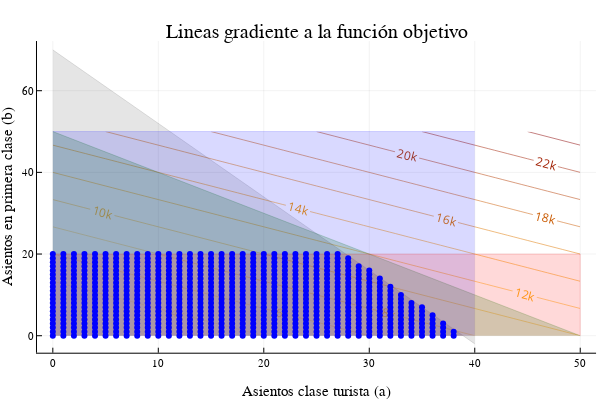

Notebook code for this chart:
### Code cell
contour(a,b,(a,b)->P(a,b),nlevels=20, c=:heat, linewidth=10, colorbar = false, contour_labels = true)
areaplot!(a, (50 .- a), legend=false, opacity=0.2, color=:green)
areaplot!(a[a.<=40], (70 .- 1.8*a[a.<=40]), legend=false, opacity=0.1, color=:black)

areaplot!(a[a.<=40], repeat([maximum(b)],length(a[a.<=40])), c=:blue, legend=false, opacity=0.15)
areaplot!([0, 50, 50], [20, 20, 0], c=:red, legend=false, opacity=0.15)


for a1 in 0:38
    bmax = min(20,  floor(Int, 70 - 1.8*a1))
    scatter!([repeat([a1], bmax+1)],[0:bmax], markerstrokewidth=0,markersize=3, markercolor="blue")
end



xaxis!("Asientos clase turista (a)")
yaxis!("Asientos en primera clase (b)")
title!("Lineas gradiente a la función objetivo")

### Figure 1 — Plotly figure (JSON) as saved in the notebook; plotly's stock layout.template omitted (floating-point values rounded to 4 significant figures)
{"data": [{"colorbar": {"title": ""}, "colorscale": [[0, "rgba(255, 255, 224, 1.000)"], [0.5, "rgba(255, 165, 0, 1.000)"], [1, "rgba(139, 0, 0, 1.000)"]], "contours": {"coloring": "lines", "showlabels": true}, "hoverinfo": "none", "name": "y1", "ncontours": 22, "showlegend": false, "showscale": false, "type": "contour", "x": [0, 5, 10, 15, 20, 25, 30, 35, 40, 45, 50], "xaxis": "x", "y": [0, 5, 10, 15, 20, 25, 30, 35, 40, 45, 50], "yaxis": "y", "z": [[0, 1000, 2000, 3000, 4000, 5000, 6000, 7000, 8000, 9000, 10000], [1500, 2500, 3500, 4500, 5500, 6500, 7500, 8500, 9500, 10500, 11500], [3000, 4000, 5000, 6000, 7000, 8000, 9000, 10000, 11000, 12000, 13000], [4500, 5500, 6500, 7500, 8500, 9500, 10500, 11500, 12500, 13500, 14500], [6000, 7000, 8000, 9000, 10000, 11000, 12000, 13000, 14000, 15000, 16000], [7500, 8500, 9500, 10500, 11500, 12500, 13500, 14500, 15500, 16500, 17500], [9000, 10000, 11000, 12000, 13000, 14000, 15000, 16000, 17000, 18000, 19000], [10500, 11500, 12500, 13500, 14500, 15500, 16500, 17500, 18500, 19500, 20500], [12000, 13000, 14000, 15000, 16000, 17000, 18000, 19000, 20000, 21000, 22000], [13500, 14500, 15500, 16500, 17500, 18500, 19500, 20500, 21500, 22500, 23500], [15000, 16000, 17000, 18000, 19000, 20000, 21000, 22000, 23000, 24000, 25000]], "zmax": 25000, "zmin": 0}, {"colorbar": {"title": ""}, "fill": "tozeroy", "fillcolor": "rgba(0, 128, 0, 0.200)", "legendgroup": "y2", "line": {"color": "rgba(0, 128, 0, 0.200)", "dash": "solid", "shape": "linear", "width": 1}, "mode": "lines", "name": "y2", "showlegend": true, "type": "scatter", "x": [0, 5, 10, 15, 20, 25, 30, 35, 40, 45, 50], "xaxis": "x", "y": [50, 45, 40, 35, 30, 25, 20, 15, 10, 5, 0], "yaxis": "y", "zmax": 25000, "zmin": 0}, {"colorbar": {"title": ""}, "fill": "tozeroy", "fillcolor": "rgba(0, 0, 0, 0.100)", "legendgroup": "y3", "line": {"color": "rgba(0, 0, 0, 0.100)", "dash": "solid", "shape": "linear", "width": 1}, "mode": "lines", "name": "y3", "showlegend": true, "type": "scatter", "x": [0, 5, 10, 15, 20, 25, 30, 35, 40], "xaxis": "x", "y": [70, 61, 52, 43, 34, 25, 16, 7, -2], "yaxis": "y", "zmax": 25000, "zmin": 0}, {"colorbar": {"title": ""}, "fill": "tozeroy", "fillcolor": "rgba(0, 0, 255, 0.150)", "legendgroup": "y4", "line": {"color": "rgba(0, 0, 255, 0.150)", "dash": "solid", "shape": "linear", "width": 1}, "mode": "lines", "name": "y4", "showlegend": true, "type": "scatter", "x": [0, 5, 10, 15, 20, 25, 30, 35, 40], "xaxis": "x", "y": [50, 50, 50, 50, 50, 50, 50, 50, 50], "yaxis": "y", "zmax": 25000, "zmin": 0}, {"colorbar": {"title": ""}, "fill": "tozeroy", "fillcolor": "rgba(255, 0, 0, 0.150)", "legendgroup": "y5", "line": {"color": "rgba(255, 0, 0, 0.150)", "dash": "solid", "shape": "linear", "width": 1}, "mode": "lines", "name": "y5", "showlegend": true, "type": "scatter", "x": [0, 50, 50], "xaxis": "x", "y": [20, 20, 0], "yaxis": "y", "zmax": 25000, "zmin": 0}, {"colorbar": {"title": ""}, "legendgroup": "y6", "marker": {"color": "rgba(0, 0, 255, 1.000)", "line": {"color": "rgba(0, 0, 0, 1.000)", "width": 0}, "size": 6, "symbol": "circle"}, "mode": "markers", "name": "y6", "showlegend": true, "type": "scatter", "x": [0, 0, 0, 0, 0, 0, 0, 0, 0, 0, 0, 0, 0, 0, 0, 0, 0, 0, 0, 0, 0], "xaxis": "x", "y": [0, 1, 2, 3, 4, 5, 6, 7, 8, 9, 10, 11, 12, 13, 14, 15, 16, 17, 18, 19, 20], "yaxis": "y", "zmax": 25000, "zmin": 0}, {"colorbar": {"title": ""}, "legendgroup": "y7", "marker": {"color": "rgba(0, 0, 255, 1.000)", "line": {"color": "rgba(0, 0, 0, 1.000)", "width": 0}, "size": 6, "symbol": "circle"}, "mode": "markers", "name": "y7", "showlegend": true, "type": "scatter", "x": [1, 1, 1, 1, 1, 1, 1, 1, 1, 1, 1, 1, 1, 1, 1, 1, 1, 1, 1, 1, 1], "xaxis": "x", "y": [0, 1, 2, 3, 4, 5, 6, 7, 8, 9, 10, 11, 12, 13, 14, 15, 16, 17, 18, 19, 20], "yaxis": "y", "zmax": 25000, "zmin": 0}, {"colorbar": {"title": ""}, "legendgroup": "y8", "marker": {"color": "rgba(0, 0, 255, 1.000)", "line": {"color": "rgba(0, 0, 0, 1.000)", "width": 0}, "size": 6, "symbol": "circle"}, "mode": "markers", "name": "y8", "showlegend": true, "type": "scatter", "x": [2, 2, 2, 2, 2, 2, 2, 2, 2, 2, 2, 2, 2, 2, 2, 2, 2, 2, 2, 2, 2], "xaxis": "x", "y": [0, 1, 2, 3, 4, 5, 6, 7, 8, 9, 10, 11, 12, 13, 14, 15, 16, 17, 18, 19, 20], "yaxis": "y", "zmax": 25000, "zmin": 0}, {"colorbar": {"title": ""}, "legendgroup": "y9", "marker": {"color": "rgba(0, 0, 255, 1.000)", "line": {"color": "rgba(0, 0, 0, 1.000)", "width": 0}, "size": 6, "symbol": "circle"}, "mode": "markers", "name": "y9", "showlegend": true, "type": "scatter", "x": [3, 3, 3, 3, 3, 3, 3, 3, 3, 3, 3, 3, 3, 3, 3, 3, 3, 3, 3, 3, 3], "xaxis": "x", "y": [0, 1, 2, 3, 4, 5, 6, 7, 8, 9, 10, 11, 12, 13, 14, 15, 16, 17, 18, 19, 20], "yaxis": "y", "zmax": 25000, "zmin": 0}, {"colorbar": {"title": ""}, "legendgroup": "y10", "marker": {"color": "rgba(0, 0, 255, 1.000)", "line": {"color": "rgba(0, 0, 0, 1.000)", "width": 0}, "size": 6, "symbol": "circle"}, "mode": "markers", "name": "y10", "showlegend": true, "type": "scatter", "x": [4, 4, 4, 4, 4, 4, 4, 4, 4, 4, 4, 4, 4, 4, 4, 4, 4, 4, 4, 4, 4], "xaxis": "x", "y": [0, 1, 2, 3, 4, 5, 6, 7, 8, 9, 10, 11, 12, 13, 14, 15, 16, 17, 18, 19, 20], "yaxis": "y", "zmax": 25000, "zmin": 0}, {"colorbar": {"title": ""}, "legendgroup": "y11", "marker": {"color": "rgba(0, 0, 255, 1.000)", "line": {"color": "rgba(0, 0, 0, 1.000)", "width": 0}, "size": 6, "symbol": "circle"}, "mode": "markers", "name": "y11", "showlegend": true, "type": "scatter", "x": [5, 5, 5, 5, 5, 5, 5, 5, 5, 5, 5, 5, 5, 5, 5, 5, 5, 5, 5, 5, 5], "xaxis": "x", "y": [0, 1, 2, 3, 4, 5, 6, 7, 8, 9, 10, 11, 12, 13, 14, 15, 16, 17, 18, 19, 20], "yaxis": "y", "zmax": 25000, "zmin": 0}, {"colorbar": {"title": ""}, "legendgroup": "y12", "marker": {"color": "rgba(0, 0, 255, 1.000)", "line": {"color": "rgba(0, 0, 0, 1.000)", "width": 0}, "size": 6, "symbol": "circle"}, "mode": "markers", "name": "y12", "showlegend": true, "type": "scatter", "x": [6, 6, 6, 6, 6, 6, 6, 6, 6, 6, 6, 6, 6, 6, 6, 6, 6, 6, 6, 6, 6], "xaxis": "x", "y": [0, 1, 2, 3, 4, 5, 6, 7, 8, 9, 10, 11, 12, 13, 14, 15, 16, 17, 18, 19, 20], "yaxis": "y", "zmax": 25000, "zmin": 0}, {"colorbar": {"title": ""}, "legendgroup": "y13", "marker": {"color": "rgba(0, 0, 255, 1.000)", "line": {"color": "rgba(0, 0, 0, 1.000)", "width": 0}, "size": 6, "symbol": "circle"}, "mode": "markers", "name": "y13", "showlegend": true, "type": "scatter", "x": [7, 7, 7, 7, 7, 7, 7, 7, 7, 7, 7, 7, 7, 7, 7, 7, 7, 7, 7, 7, 7], "xaxis": "x", "y": [0, 1, 2, 3, 4, 5, 6, 7, 8, 9, 10, 11, 12, 13, 14, 15, 16, 17, 18, 19, 20], "yaxis": "y", "zmax": 25000, "zmin": 0}, {"colorbar": {"title": ""}, "legendgroup": "y14", "marker": {"color": "rgba(0, 0, 255, 1.000)", "line": {"color": "rgba(0, 0, 0, 1.000)", "width": 0}, "size": 6, "symbol": "circle"}, "mode": "markers", "name": "y14", "showlegend": true, "type": "scatter", "x": [8, 8, 8, 8, 8, 8, 8, 8, 8, 8, 8, 8, 8, 8, 8, 8, 8, 8, 8, 8, 8], "xaxis": "x", "y": [0, 1, 2, 3, 4, 5, 6, 7, 8, 9, 10, 11, 12, 13, 14, 15, 16, 17, 18, 19, 20], "yaxis": "y", "zmax": 25000, "zmin": 0}, {"colorbar": {"title": ""}, "legendgroup": "y15", "marker": {"color": "rgba(0, 0, 255, 1.000)", "line": {"color": "rgba(0, 0, 0, 1.000)", "width": 0}, "size": 6, "symbol": "circle"}, "mode": "markers", "name": "y15", "showlegend": true, "type": "scatter", "x": [9, 9, 9, 9, 9, 9, 9, 9, 9, 9, 9, 9, 9, 9, 9, 9, 9, 9, 9, 9, 9], "xaxis": "x", "y": [0, 1, 2, 3, 4, 5, 6, 7, 8, 9, 10, 11, 12, 13, 14, 15, 16, 17, 18, 19, 20], "yaxis": "y", "zmax": 25000, "zmin": 0}, {"colorbar": {"title": ""}, "legendgroup": "y16", "marker": {"color": "rgba(0, 0, 255, 1.000)", "line": {"color": "rgba(0, 0, 0, 1.000)", "width": 0}, "size": 6, "symbol": "circle"}, "mode": "markers", "name": "y16", "showlegend": true, "type": "scatter", "x": [10, 10, 10, 10, 10, 10, 10, 10, 10, 10, 10, 10, 10, 10, 10, 10, 10, 10, 10, 10, 10], "xaxis": "x", "y": [0, 1, 2, 3, 4, 5, 6, 7, 8, 9, 10, 11, 12, 13, 14, 15, 16, 17, 18, 19, 20], "yaxis": "y", "zmax": 25000, "zmin": 0}, {"colorbar": {"title": ""}, "legendgroup": "y17", "marker": {"color": "rgba(0, 0, 255, 1.000)", "line": {"color": "rgba(0, 0, 0, 1.000)", "width": 0}, "size": 6, "symbol": "circle"}, "mode": "markers", "name": "y17", "showlegend": true, "type": "scatter", "x": [11, 11, 11, 11, 11, 11, 11, 11, 11, 11, 11, 11, 11, 11, 11, 11, 11, 11, 11, 11, 11], "xaxis": "x", "y": [0, 1, 2, 3, 4, 5, 6, 7, 8, 9, 10, 11, 12, 13, 14, 15, 16, 17, 18, 19, 20], "yaxis": "y", "zmax": 25000, "zmin": 0}, {"colorbar": {"title": ""}, "legendgroup": "y18", "marker": {"color": "rgba(0, 0, 255, 1.000)", "line": {"color": "rgba(0, 0, 0, 1.000)", "width": 0}, "size": 6, "symbol": "circle"}, "mode": "markers", "name": "y18", "showlegend": true, "type": "scatter", "x": [12, 12, 12, 12, 12, 12, 12, 12, 12, 12, 12, 12, 12, 12, 12, 12, 12, 12, 12, 12, 12], "xaxis": "x", "y": [0, 1, 2, 3, 4, 5, 6, 7, 8, 9, 10, 11, 12, 13, 14, 15, 16, 17, 18, 19, 20], "yaxis": "y", "zmax": 25000, "zmin": 0}, {"colorbar": {"title": ""}, "legendgroup": "y19", "marker": {"color": "rgba(0, 0, 255, 1.000)", "line": {"color": "rgba(0, 0, 0, 1.000)", "width": 0}, "size": 6, "symbol": "circle"}, "mode": "markers", "name": "y19", "showlegend": true, "type": "scatter", "x": [13, 13, 13, 13, 13, 13, 13, 13, 13, 13, 13, 13, 13, 13, 13, 13, 13, 13, 13, 13, 13], "xaxis": "x", "y": [0, 1, 2, 3, 4, 5, 6, 7, 8, 9, 10, 11, 12, 13, 14, 15, 16, 17, 18, 19, 20], "yaxis": "y", "zmax": 25000, "zmin": 0}, {"colorbar": {"title": ""}, "legendgroup": "y20", "marker": {"color": "rgba(0, 0, 255, 1.000)", "line": {"color": "rgba(0, 0, 0, 1.000)", "width": 0}, "size": 6, "symbol": "circle"}, "mode": "markers", "name": "y20", "showlegend": true, "type": "scatter", "x": [14, 14, 14, 14, 14, 14, 14, 14, 14, 14, 14, 14, 14, 14, 14, 14, 14, 14, 14, 14, 14], "xaxis": "x", "y": [0, 1, 2, 3, 4, 5, 6, 7, 8, 9, 10, 11, 12, 13, 14, 15, 16, 17, 18, 19, 20], "yaxis": "y", "zmax": 25000, "zmin": 0}, {"colorbar": {"title": ""}, "legendgroup": "y21", "marker": {"color": "rgba(0, 0, 255, 1.000)", "line": {"color": "rgba(0, 0, 0, 1.000)", "width": 0}, "size": 6, "symbol": "circle"}, "mode": "markers", "name": "y21", "showlegend": true, "type": "scatter", "x": [15, 15, 15, 15, 15, 15, 15, 15, 15, 15, 15, 15, 15, 15, 15, 15, 15, 15, 15, 15, 15], "xaxis": "x", "y": [0, 1, 2, 3, 4, 5, 6, 7, 8, 9, 10, 11, 12, 13, 14, 15, 16, 17, 18, 19, 20], "yaxis": "y", "zmax": 25000, "zmin": 0}, {"colorbar": {"title": ""}, "legendgroup": "y22", "marker": {"color": "rgba(0, 0, 255, 1.000)", "line": {"color": "rgba(0, 0, 0, 1.000)", "width": 0}, "size": 6, "symbol": "circle"}, "mode": "markers", "name": "y22", "showlegend": true, "type": "scatter", "x": [16, 16, 16, 16, 16, 16, 16, 16, 16, 16, 16, 16, 16, 16, 16, 16, 16, 16, 16, 16, 16], "xaxis": "x", "y": [0, 1, 2, 3, 4, 5, 6, 7, 8, 9, 10, 11, 12, 13, 14, 15, 16, 17, 18, 19, 20], "yaxis": "y", "zmax": 25000, "zmin": 0}, {"colorbar": {"title": ""}, "legendgroup": "y23", "marker": {"color": "rgba(0, 0, 255, 1.000)", "line": {"color": "rgba(0, 0, 0, 1.000)", "width": 0}, "size": 6, "symbol": "circle"}, "mode": "markers", "name": "y23", "showlegend": true, "type": "scatter", "x": [17, 17, 17, 17, 17, 17, 17, 17, 17, 17, 17, 17, 17, 17, 17, 17, 17, 17, 17, 17, 17], "xaxis": "x", "y": [0, 1, 2, 3, 4, 5, 6, 7, 8, 9, 10, 11, 12, 13, 14, 15, 16, 17, 18, 19, 20], "yaxis": "y", "zmax": 25000, "zmin": 0}, {"colorbar": {"title": ""}, "legendgroup": "y24", "marker": {"color": "rgba(0, 0, 255, 1.000)", "line": {"color": "rgba(0, 0, 0, 1.000)", "width": 0}, "size": 6, "symbol": "circle"}, "mode": "markers", "name": "y24", "showlegend": true, "type": "scatter", "x": [18, 18, 18, 18, 18, 18, 18, 18, 18, 18, 18, 18, 18, 18, 18, 18, 18, 18, 18, 18, 18], "xaxis": "x", "y": [0, 1, 2, 3, 4, 5, 6, 7, 8, 9, 10, 11, 12, 13, 14, 15, 16, 17, 18, 19, 20], "yaxis": "y", "zmax": 25000, "zmin": 0}, {"colorbar": {"title": ""}, "legendgroup": "y25", "marker": {"color": "rgba(0, 0, 255, 1.000)", "line": {"color": "rgba(0, 0, 0, 1.000)", "width": 0}, "size": 6, "symbol": "circle"}, "mode": "markers", "name": "y25", "showlegend": true, "type": "scatter", "x": [19, 19, 19, 19, 19, 19, 19, 19, 19, 19, 19, 19, 19, 19, 19, 19, 19, 19, 19, 19, 19], "xaxis": "x", "y": [0, 1, 2, 3, 4, 5, 6, 7, 8, 9, 10, 11, 12, 13, 14, 15, 16, 17, 18, 19, 20], "yaxis": "y", "zmax": 25000, "zmin": 0}, {"colorbar": {"title": ""}, "legendgroup": "y26", "marker": {"color": "rgba(0, 0, 255, 1.000)", "line": {"color": "rgba(0, 0, 0, 1.000)", "width": 0}, "size": 6, "symbol": "circle"}, "mode": "markers", "name": "y26", "showlegend": true, "type": "scatter", "x": [20, 20, 20, 20, 20, 20, 20, 20, 20, 20, 20, 20, 20, 20, 20, 20, 20, 20, 20, 20, 20], "xaxis": "x", "y": [0, 1, 2, 3, 4, 5, 6, 7, 8, 9, 10, 11, 12, 13, 14, 15, 16, 17, 18, 19, 20], "yaxis": "y", "zmax": 25000, "zmin": 0}, {"colorbar": {"title": ""}, "legendgroup": "y27", "marker": {"color": "rgba(0, 0, 255, 1.000)", "line": {"color": "rgba(0, 0, 0, 1.000)", "width": 0}, "size": 6, "symbol": "circle"}, "mode": "markers", "name": "y27", "showlegend": true, "type": "scatter", "x": [21, 21, 21, 21, 21, 21, 21, 21, 21, 21, 21, 21, 21, 21, 21, 21, 21, 21, 21, 21, 21], "xaxis": "x", "y": [0, 1, 2, 3, 4, 5, 6, 7, 8, 9, 10, 11, 12, 13, 14, 15, 16, 17, 18, 19, 20], "yaxis": "y", "zmax": 25000, "zmin": 0}, {"colorbar": {"title": ""}, "legendgroup": "y28", "marker": {"color": "rgba(0, 0, 255, 1.000)", "line": {"color": "rgba(0, 0, 0, 1.000)", "width": 0}, "size": 6, "symbol": "circle"}, "mode": "markers", "name": "y28", "showlegend": true, "type": "scatter", "x": [22, 22, 22, 22, 22, 22, 22, 22, 22, 22, 22, 22, 22, 22, 22, 22, 22, 22, 22, 22, 22], "xaxis": "x", "y": [0, 1, 2, 3, 4, 5, 6, 7, 8, 9, 10, 11, 12, 13, 14, 15, 16, 17, 18, 19, 20], "yaxis": "y", "zmax": 25000, "zmin": 0}, {"colorbar": {"title": ""}, "legendgroup": "y29", "marker": {"color": "rgba(0, 0, 255, 1.000)", "line": {"color": "rgba(0, 0, 0, 1.000)", "width": 0}, "size": 6, "symbol": "circle"}, "mode": "markers", "name": "y29", "showlegend": true, "type": "scatter", "x": [23, 23, 23, 23, 23, 23, 23, 23, 23, 23, 23, 23, 23, 23, 23, 23, 23, 23, 23, 23, 23], "xaxis": "x", "y": [0, 1, 2, 3, 4, 5, 6, 7, 8, 9, 10, 11, 12, 13, 14, 15, 16, 17, 18, 19, 20], "yaxis": "y", "zmax": 25000, "zmin": 0}, {"colorbar": {"title": ""}, "legendgroup": "y30", "marker": {"color": "rgba(0, 0, 255, 1.000)", "line": {"color": "rgba(0, 0, 0, 1.000)", "width": 0}, "size": 6, "symbol": "circle"}, "mode": "markers", "name": "y30", "showlegend": true, "type": "scatter", "x": [24, 24, 24, 24, 24, 24, 24, 24, 24, 24, 24, 24, 24, 24, 24, 24, 24, 24, 24, 24, 24], "xaxis": "x", "y": [0, 1, 2, 3, 4, 5, 6, 7, 8, 9, 10, 11, 12, 13, 14, 15, 16, 17, 18, 19, 20], "yaxis": "y", "zmax": 25000, "zmin": 0}, {"colorbar": {"title": ""}, "legendgroup": "y31", "marker": {"color": "rgba(0, 0, 255, 1.000)", "line": {"color": "rgba(0, 0, 0, 1.000)", "width": 0}, "size": 6, "symbol": "circle"}, "mode": "markers", "name": "y31", "showlegend": true, "type": "scatter", "x": [25, 25, 25, 25, 25, 25, 25, 25, 25, 25, 25, 25, 25, 25, 25, 25, 25, 25, 25, 25, 25], "xaxis": "x", "y": [0, 1, 2, 3, 4, 5, 6, 7, 8, 9, 10, 11, 12, 13, 14, 15, 16, 17, 18, 19, 20], "yaxis": "y", "zmax": 25000, "zmin": 0}, {"colorbar": {"title": ""}, "legendgroup": "y32", "marker": {"color": "rgba(0, 0, 255, 1.000)", "line": {"color": "rgba(0, 0, 0, 1.000)", "width": 0}, "size": 6, "symbol": "circle"}, "mode": "markers", "name": "y32", "showlegend": true, "type": "scatter", "x": [26, 26, 26, 26, 26, 26, 26, 26, 26, 26, 26, 26, 26, 26, 26, 26, 26, 26, 26, 26, 26], "xaxis": "x", "y": [0, 1, 2, 3, 4, 5, 6, 7, 8, 9, 10, 11, 12, 13, 14, 15, 16, 17, 18, 19, 20], "yaxis": "y", "zmax": 25000, "zmin": 0}, {"colorbar": {"title": ""}, "legendgroup": "y33", "marker": {"color": "rgba(0, 0, 255, 1.000)", "line": {"color": "rgba(0, 0, 0, 1.000)", "width": 0}, "size": 6, "symbol": "circle"}, "mode": "markers", "name": "y33", "showlegend": true, "type": "scatter", "x": [27, 27, 27, 27, 27, 27, 27, 27, 27, 27, 27, 27, 27, 27, 27, 27, 27, 27, 27, 27, 27], "xaxis": "x", "y": [0, 1, 2, 3, 4, 5, 6, 7, 8, 9, 10, 11, 12, 13, 14, 15, 16, 17, 18, 19, 20], "yaxis": "y", "zmax": 25000, "zmin": 0}, {"colorbar": {"title": ""}, "legendgroup": "y34", "marker": {"color": "rgba(0, 0, 255, 1.000)", "line": {"color": "rgba(0, 0, 0, 1.000)", "width": 0}, "size": 6, "symbol": "circle"}, "mode": "markers", "name": "y34", "showlegend": true, "type": "scatter", "x": [28, 28, 28, 28, 28, 28, 28, 28, 28, 28, 28, 28, 28, 28, 28, 28, 28, 28, 28, 28], "xaxis": "x", "y": [0, 1, 2, 3, 4, 5, 6, 7, 8, 9, 10, 11, 12, 13, 14, 15, 16, 17, 18, 19], "yaxis": "y", "zmax": 25000, "zmin": 0}, {"colorbar": {"title": ""}, "legendgroup": "y35", "marker": {"color": "rgba(0, 0, 255, 1.000)", "line": {"color": "rgba(0, 0, 0, 1.000)", "width": 0}, "size": 6, "symbol": "circle"}, "mode": "markers", "name": "y35", "showlegend": true, "type": "scatter", "x": [29, 29, 29, 29, 29, 29, 29, 29, 29, 29, 29, 29, 29, 29, 29, 29, 29, 29], "xaxis": "x", "y": [0, 1, 2, 3, 4, 5, 6, 7, 8, 9, 10, 11, 12, 13, 14, 15, 16, 17], "yaxis": "y", "zmax": 25000, "zmin": 0}, {"colorbar": {"title": ""}, "legendgroup": "y36", "marker": {"color": "rgba(0, 0, 255, 1.000)", "line": {"color": "rgba(0, 0, 0, 1.000)", "width": 0}, "size": 6, "symbol": "circle"}, "mode": "markers", "name": "y36", "showlegend": true, "type": "scatter", "x": [30, 30, 30, 30, 30, 30, 30, 30, 30, 30, 30, 30, 30, 30, 30, 30, 30], "xaxis": "x", "y": [0, 1, 2, 3, 4, 5, 6, 7, 8, 9, 10, 11, 12, 13, 14, 15, 16], "yaxis": "y", "zmax": 25000, "zmin": 0}, {"colorbar": {"title": ""}, "legendgroup": "y37", "marker": {"color": "rgba(0, 0, 255, 1.000)", "line": {"color": "rgba(0, 0, 0, 1.000)", "width": 0}, "size": 6, "symbol": "circle"}, "mode": "markers", "name": "y37", "showlegend": true, "type": "scatter", "x": [31, 31, 31, 31, 31, 31, 31, 31, 31, 31, 31, 31, 31, 31, 31], "xaxis": "x", "y": [0, 1, 2, 3, 4, 5, 6, 7, 8, 9, 10, 11, 12, 13, 14], "yaxis": "y", "zmax": 25000, "zmin": 0}, {"colorbar": {"title": ""}, "legendgroup": "y38", "marker": {"color": "rgba(0, 0, 255, 1.000)", "line": {"color": "rgba(0, 0, 0, 1.000)", "width": 0}, "size": 6, "symbol": "circle"}, "mode": "markers", "name": "y38", "showlegend": true, "type": "scatter", "x": [32, 32, 32, 32, 32, 32, 32, 32, 32, 32, 32, 32, 32], "xaxis": "x", "y": [0, 1, 2, 3, 4, 5, 6, 7, 8, 9, 10, 11, 12], "yaxis": "y", "zmax": 25000, "zmin": 0}, {"colorbar": {"title": ""}, "legendgroup": "y39", "marker": {"color": "rgba(0, 0, 255, 1.000)", "line": {"color": "rgba(0, 0, 0, 1.000)", "width": 0}, "size": 6, "symbol": "circle"}, "mode": "markers", "name": "y39", "showlegend": true, "type": "scatter", "x": [33, 33, 33, 33, 33, 33, 33, 33, 33, 33, 33], "xaxis": "x", "y": [0, 1, 2, 3, 4, 5, 6, 7, 8, 9, 10], "yaxis": "y", "zmax": 25000, "zmin": 0}, {"colorbar": {"title": ""}, "legendgroup": "y40", "marker": {"color": "rgba(0, 0, 255, 1.000)", "line": {"color": "rgba(0, 0, 0, 1.000)", "width": 0}, "size": 6, "symbol": "circle"}, "mode": "markers", "name": "y40", "showlegend": true, "type": "scatter", "x": [34, 34, 34, 34, 34, 34, 34, 34, 34], "xaxis": "x", "y": [0, 1, 2, 3, 4, 5, 6, 7, 8], "yaxis": "y", "zmax": 25000, "zmin": 0}, {"colorbar": {"title": ""}, "legendgroup": "y41", "marker": {"color": "rgba(0, 0, 255, 1.000)", "line": {"color": "rgba(0, 0, 0, 1.000)", "width": 0}, "size": 6, "symbol": "circle"}, "mode": "markers", "name": "y41", "showlegend": true, "type": "scatter", "x": [35, 35, 35, 35, 35, 35, 35, 35], "xaxis": "x", "y": [0, 1, 2, 3, 4, 5, 6, 7], "yaxis": "y", "zmax": 25000, "zmin": 0}, {"colorbar": {"title": ""}, "legendgroup": "y42", "marker": {"color": "rgba(0, 0, 255, 1.000)", "line": {"color": "rgba(0, 0, 0, 1.000)", "width": 0}, "size": 6, "symbol": "circle"}, "mode": "markers", "name": "y42", "showlegend": true, "type": "scatter", "x": [36, 36, 36, 36, 36, 36], "xaxis": "x", "y": [0, 1, 2, 3, 4, 5], "yaxis": "y", "zmax": 25000, "zmin": 0}, {"colorbar": {"title": ""}, "legendgroup": "y43", "marker": {"color": "rgba(0, 0, 255, 1.000)", "line": {"color": "rgba(0, 0, 0, 1.000)", "width": 0}, "size": 6, "symbol": "circle"}, "mode": "markers", "name": "y43", "showlegend": true, "type": "scatter", "x": [37, 37, 37, 37], "xaxis": "x", "y": [0, 1, 2, 3], "yaxis": "y", "zmax": 25000, "zmin": 0}, {"colorbar": {"title": ""}, "legendgroup": "y44", "marker": {"color": "rgba(0, 0, 255, 1.000)", "line": {"color": "rgba(0, 0, 0, 1.000)", "width": 0}, "size": 6, "symbol": "circle"}, "mode": "markers", "name": "y44", "showlegend": true, "type": "scatter", "x": [38, 38], "xaxis": "x", "y": [0, 1], "yaxis": "y", "zmax": 25000, "zmin": 0}], "layout": {"annotations": [{"font": {"color": "rgba(0, 0, 0, 1.000)", "family": "sans-serif", "size": 20}, "rotation": 0, "showarrow": false, "text": "Lineas gradiente a la función objetivo", "x": 0.5275, "xanchor": "center", "xref": "paper", "y": 1, "yanchor": "top", "yref": "paper"}], "height": 400, "margin": {"b": 20, "l": 0, "r": 0, "t": 20}, "paper_bgcolor": "rgba(255, 255, 255, 1.000)", "plot_bgcolor": "rgba(255, 255, 255, 1.000)", "showlegend": false, "width": 600, "xaxis": {"anchor": "y", "domain": [0.06165, 0.9934], "gridcolor": "rgba(0, 0, 0, 0.100)", "gridwidth": 0.5, "linecolor": "rgba(0, 0, 0, 1.000)", "mirror": false, "range": [-1.5, 51.5], "showgrid": true, "showline": true, "showticklabels": true, "tickangle": 0, "tickcolor": "rgb(0, 0, 0)", "tickfont": {"color": "rgba(0, 0, 0, 1.000)", "family": "sans-serif", "size": 11}, "tickmode": "array", "ticks": "inside", "ticktext": ["0", "10", "20", "30", "40", "50"], "tickvals": [0, 10, 20, 30, 40, 50], "title": "Asientos clase turista (a)", "titlefont": {"color": "rgba(0, 0, 0, 1.000)", "family": "sans-serif", "size": 15}, "type": "-", "visible": true, "zeroline": false, "zerolinecolor": "rgba(0, 0, 0, 1.000)"}, "yaxis": {"anchor": "x", "domain": [0.07581, 0.9415], "gridcolor": "rgba(0, 0, 0, 0.100)", "gridwidth": 0.5, "linecolor": "rgba(0, 0, 0, 1.000)", "mirror": false, "range": [-4.16, 72.16], "showgrid": true, "showline": true, "showticklabels": true, "tickangle": 0, "tickcolor": "rgb(0, 0, 0)", "tickfont": {"color": "rgba(0, 0, 0, 1.000)", "family": "sans-serif", "size": 11}, "tickmode": "array", "ticks": "inside", "ticktext": ["0", "20", "40", "60"], "tickvals": [0, 20, 40, 60], "title": "Asientos en primera clase (b)", "titlefont": {"color": "rgba(0, 0, 0, 1.000)", "family": "sans-serif", "size": 15}, "type": "-", "visible": true, "zeroline": false, "zerolinecolor": "rgba(0, 0, 0, 1.000)"}}}
